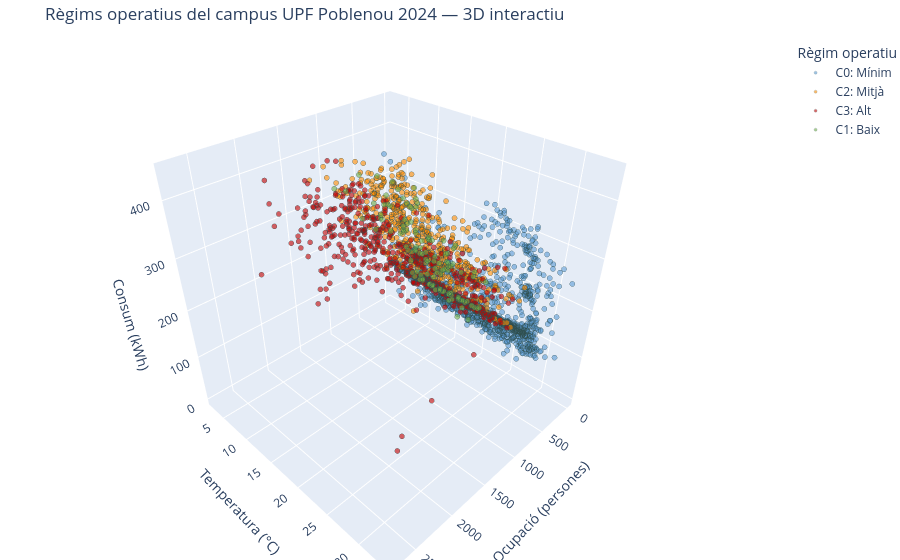

Notebook code cell kept with this figure:
### Markdown cell above
---
## Figura 7 ★ DEL 07: Visualització 3D interactiva per al tribunal

Guarda com a HTML — mostrar en la presentació oral des del navegador.

### Code cell
import plotly.express as px

# Afegir etiquetes llegibles al dataset hora-a-hora
df_3d = df.merge(pivot[['fecha','cluster']], on='fecha', how='left')
df_3d['Règim'] = df_3d['cluster'].map({
    0: 'C0: Mínim', 1: 'C1: Baix', 2: 'C2: Mitjà', 3: 'C3: Alt'
}).fillna('Desconegut')

# Mostra 1 de cada 3 punts per rendiment (el dataset complet pot ser lent)
df_3d_sample = df_3d.iloc[::3].copy()

fig3d = px.scatter_3d(
    df_3d_sample,
    x='Ocupacion_Simulada',
    y='Temperatura',
    z='Consumo_kWh',
    color='Règim',
    color_discrete_map={
        'C0: Mínim': '#5B9BD5', 'C1: Baix': '#70AD47',
        'C2: Mitjà': '#FF8C00', 'C3: Alt':  '#C00000'
    },
    hover_data=[COL_TIPUS, 'hora', 'mes'],
    title='Règims operatius del campus UPF Poblenou 2024 — 3D interactiu',
    opacity=0.6,
    labels={
        'Ocupacion_Simulada': 'Ocupació (persones)',
        'Temperatura':         'Temperatura (°C)',
        'Consumo_kWh':         'Consum (kWh)',
    }
)
fig3d.update_traces(marker=dict(size=3, line=dict(width=0.3, color='DarkSlateGrey')))
fig3d.update_layout(
    scene=dict(
        xaxis_title='Ocupació (persones)',
        yaxis_title='Temperatura (°C)',
        zaxis_title='Consum (kWh)'
    ),
    margin=dict(l=0, r=0, b=0, t=40),
    legend_title_text='Règim operatiu'
)
fig3d.show()

out_html = FIGURES / 'kmeans_3d_interactiu.html'
fig3d.write_html(str(out_html))
print(f'✅ Gràfic interactiu guardat: {out_html}')
print('   → Obrir des del navegador per a la presentació oral')

### Figure 1 — Plotly figure (JSON) as saved in the notebook; plotly's stock layout.template omitted (floating-point values rounded to 4 significant figures; data arrays with more than 128 entries replaced by an {"elided": "..."} marker saying what was removed)
{"data": [{"customdata": {"elided": "1480x3 mixed values"}, "hovertemplate": "Règim=C0: Mínim<br>Ocupació (persones)=%{x}<br>Temperatura (°C)=%{y}<br>Consum (kWh)=%{z}<br>tipus_dia=%{customdata[0]}<br>hora=%{customdata[1]}<br>mes=%{customdata[2]}<extra></extra>", "legendgroup": "C0: Mínim", "marker": {"color": "#5B9BD5", "line": {"color": "DarkSlateGrey", "width": 0.3}, "opacity": 0.6, "size": 3, "symbol": "circle"}, "mode": "markers", "name": "C0: Mínim", "scene": "scene", "showlegend": true, "type": "scatter3d", "x": {"elided": "1480 int values"}, "y": {"elided": "1480 float values"}, "z": {"elided": "1480 int values"}}, {"customdata": {"elided": "720x3 mixed values"}, "hovertemplate": "Règim=C2: Mitjà<br>Ocupació (persones)=%{x}<br>Temperatura (°C)=%{y}<br>Consum (kWh)=%{z}<br>tipus_dia=%{customdata[0]}<br>hora=%{customdata[1]}<br>mes=%{customdata[2]}<extra></extra>", "legendgroup": "C2: Mitjà", "marker": {"color": "#FF8C00", "line": {"color": "DarkSlateGrey", "width": 0.3}, "opacity": 0.6, "size": 3, "symbol": "circle"}, "mode": "markers", "name": "C2: Mitjà", "scene": "scene", "showlegend": true, "type": "scatter3d", "x": {"elided": "720 int values"}, "y": {"elided": "720 float values"}, "z": {"elided": "720 int values"}}, {"customdata": {"elided": "608x3 mixed values"}, "hovertemplate": "Règim=C3: Alt<br>Ocupació (persones)=%{x}<br>Temperatura (°C)=%{y}<br>Consum (kWh)=%{z}<br>tipus_dia=%{customdata[0]}<br>hora=%{customdata[1]}<br>mes=%{customdata[2]}<extra></extra>", "legendgroup": "C3: Alt", "marker": {"color": "#C00000", "line": {"color": "DarkSlateGrey", "width": 0.3}, "opacity": 0.6, "size": 3, "symbol": "circle"}, "mode": "markers", "name": "C3: Alt", "scene": "scene", "showlegend": true, "type": "scatter3d", "x": {"elided": "608 int values"}, "y": {"elided": "608 float values"}, "z": {"elided": "608 int values"}}, {"customdata": {"elided": "120x3 mixed values"}, "hovertemplate": "Règim=C1: Baix<br>Ocupació (persones)=%{x}<br>Temperatura (°C)=%{y}<br>Consum (kWh)=%{z}<br>tipus_dia=%{customdata[0]}<br>hora=%{customdata[1]}<br>mes=%{customdata[2]}<extra></extra>", "legendgroup": "C1: Baix", "marker": {"color": "#70AD47", "line": {"color": "DarkSlateGrey", "width": 0.3}, "opacity": 0.6, "size": 3, "symbol": "circle"}, "mode": "markers", "name": "C1: Baix", "scene": "scene", "showlegend": true, "type": "scatter3d", "x": [3, 0, 73, 701, 1130, 772, 557, 65, 2, 0, 0, 83, 188, 198, 73, 0, 1, 0, 113, 1109, 1658, 1270, 1099, 241, 0, 0, 168, 1242, 1301, 960, 483, 23, 0, 0, 172, 1219, 1149, 884, 438, 17, 0, 0, 181, 1479, 1541, 1093, 585, 31, 0, 0, 178, 1255, 1276, 923, 470, 14, 0, 0, 178, 1070, 1080, 824, 430, 21, 0, 0, 165, 1190, 1270, 913, 469, 28, 2, 0, 0, 72, 201, 240, 97, 0, 1, 0, 99, 1014, 1514, 1012, 737, 105, 2, 0, 88, 963, 1492, 1204, 1010, 235, 1, 0, 0, 691, 1148, 788, 544, 102, 1, 0, 108, 1077, 1619, 1230, 1073, 231, 1, 0, 65, 701, 1044, 709, 440, 56], "y": [12.5, 11.1, 9.7, 14.7, 19.2, 15.7, 12.5, 10.7, 11.2, 10.6, 9.2, 15.5, 14.2, 13.7, 14.1, 14.5, 7.7, 7.2, 8, 14.5, 15, 15, 13.7, 13.6, 14.5, 12.6, 16.2, 18.2, 19.7, 17.6, 16, 14.5, 12.5, 11, 16, 16, 17.5, 16.7, 16.2, 16, 14.6, 14.1, 19.6, 21.6, 22, 20.7, 18.5, 16.2, 17, 16.7, 19.5, 20.5, 20.1, 19.6, 18, 17.5, 19.2, 18.7, 21.5, 23, 22.7, 21, 19.7, 19.6, 16.2, 14.2, 15.7, 21.7, 22.6, 22, 18, 16.1, 13, 12.6, 11.7, 17.2, 19.5, 18, 15.1, 13.2, 18.2, 16.5, 13.7, 16.2, 17.6, 16.6, 16.2, 12.2, 9.2, 7.7, 7.2, 12.5, 17.1, 16.5, 12.5, 11.2, 9.7, 8.7, 8.5, 12.7, 15.7, 14.7, 11.1, 10.6, 10, 10.5, 12.2, 13.2, 12.7, 11.7, 10.1, 10, 9.7, 8.1, 7.7, 10.5, 15.6, 14.5, 10.7, 9.1], "z": [99, 98, 169, 349, 382, 350, 285, 127, 99, 98, 98, 101, 160, 160, 178, 171, 159, 103, 146, 377, 416, 420, 329, 198, 102, 98, 233, 338, 356, 292, 205, 105, 97, 96, 226, 375, 389, 308, 214, 104, 98, 98, 199, 351, 401, 333, 227, 105, 98, 100, 188, 358, 393, 313, 213, 105, 99, 98, 189, 319, 341, 291, 217, 106, 98, 97, 185, 348, 354, 285, 221, 102, 96, 95, 91, 92, 92, 91, 97, 98, 99, 99, 158, 315, 359, 368, 280, 133, 101, 97, 163, 342, 398, 414, 326, 141, 143, 96, 158, 286, 322, 340, 261, 180, 149, 96, 170, 328, 407, 405, 310, 191, 151, 111, 161, 314, 389, 368, 265, 178]}], "layout": {"legend": {"title": {"text": "Règim operatiu"}, "tracegroupgap": 0}, "margin": {"b": 0, "l": 0, "r": 0, "t": 40}, "scene": {"domain": {"x": [0, 1], "y": [0, 1]}, "xaxis": {"title": {"text": "Ocupació (persones)"}}, "yaxis": {"title": {"text": "Temperatura (°C)"}}, "zaxis": {"title": {"text": "Consum (kWh)"}}}, "title": {"text": "Règims operatius del campus UPF Poblenou 2024 — 3D interactiu"}}}
